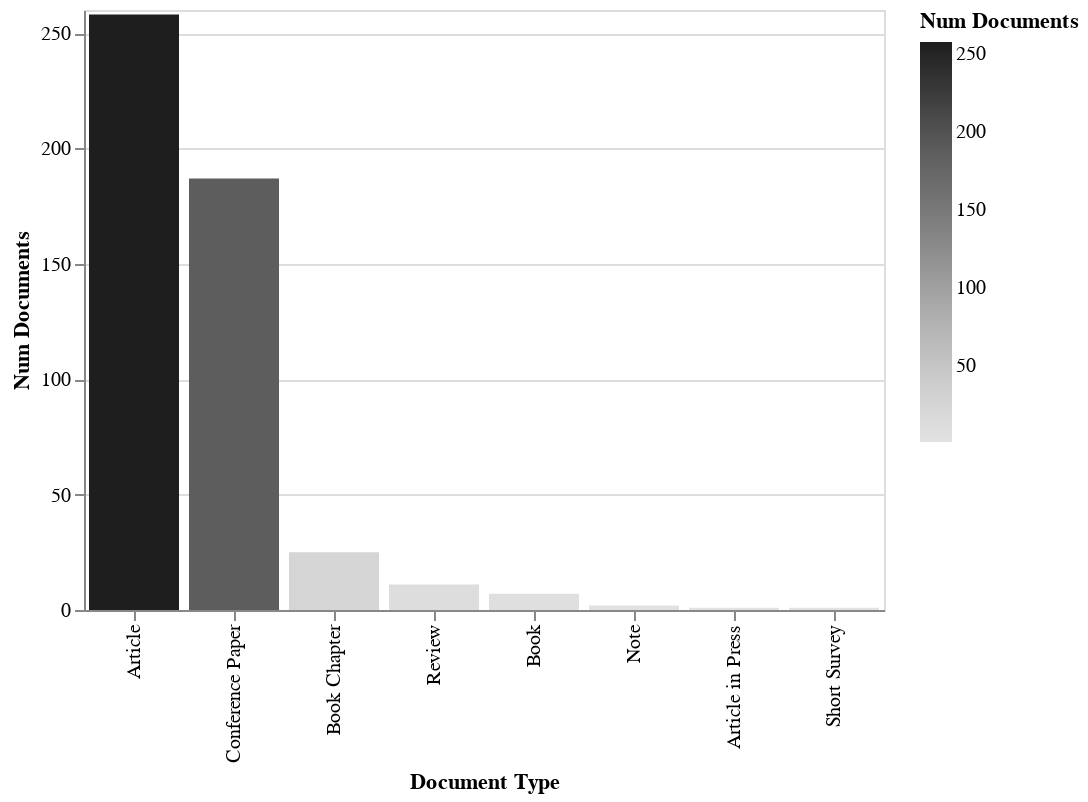

Notebook cell for this chart:
### Code cell
rdf.documents_by_terms('Document Type').barplot('altair')

### Figure 1 — Vega-Lite specification as saved in the notebook (floating-point values rounded to 4 significant figures)
{"$schema": "https://vega.github.io/schema/vega-lite/v3.4.0.json", "config": {"mark": {"tooltip": null}, "view": {"height": 300, "width": 400}}, "data": {"name": "data-df2e092d3f1170bb3177d58611e38bc9"}, "datasets": {"data-df2e092d3f1170bb3177d58611e38bc9": [{"Document Type": "Article", "Num Documents": 258}, {"Document Type": "Conference Paper", "Num Documents": 187}, {"Document Type": "Book Chapter", "Num Documents": 25}, {"Document Type": "Review", "Num Documents": 11}, {"Document Type": "Book", "Num Documents": 7}, {"Document Type": "Note", "Num Documents": 2}, {"Document Type": "Article in Press", "Num Documents": 1}, {"Document Type": "Short Survey", "Num Documents": 1}]}, "encoding": {"color": {"field": "Num Documents", "scale": {"scheme": "greys"}, "type": "quantitative"}, "x": {"field": "Document Type", "sort": {"field": "Num Documents:Q"}, "type": "nominal"}, "y": {"field": "Num Documents", "type": "quantitative"}}, "mark": "bar"}
